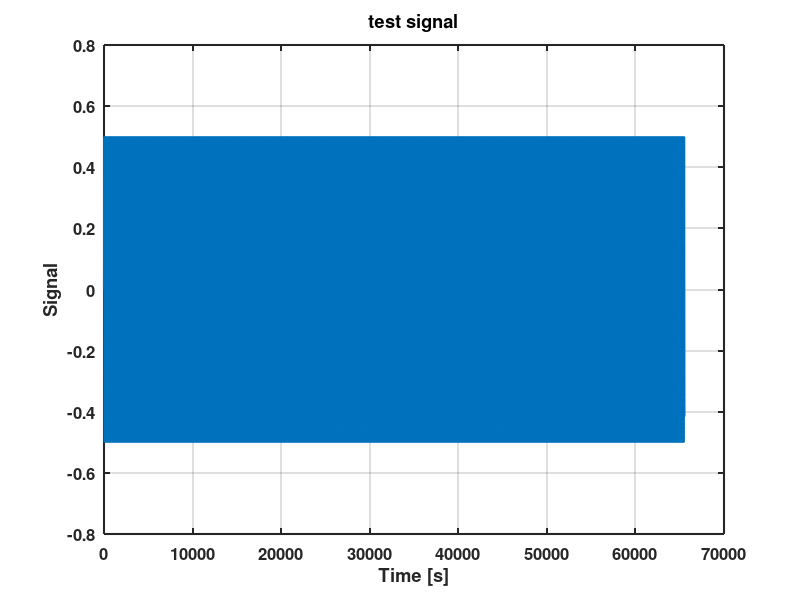

The MATLAB script that drew this image: (Note: this script raises an error after producing the figure.)
clear all;close all;clc
set(0,'DefaultLineLineWidth',1.5);
set(0,'DefaultAxesFontSize',12);
set(0,'DefaultAxesFontWeight','bold')
set(0,'DefaultAxesLineWidth',1.5)

addpath('D:\Code\vinyl-research\matlab_code\audio_functions')

%generate test signal
L = 2^16;
fs = 96000;
t = (0:L-1)/fs;
seg = [0.5*sin(1000*2*pi*t); 0.5*sin(1000*2*pi*t)];
seg = seg.';


lr=1;%%%%%%%%%%%%%%%%% left or right chosen first
seg = seg(:,lr);%%%%%%%%%%%%%%%%

%plot test signal
figure(1)
plot(seg); grid on;
title('test signal')
xlabel('Time [s]')
ylabel('Signal')
title('test signal')

%take and plot spectrum
figure(2)
[data_fft, freq_fft] = audio_spectrum(seg, fs, 1, 2^12);
audio_plotspectrum(freq_fft, data_fft, 'spectrum of test signal');

% fft normalization

normalization = max(abs(data_fft));
seg2 = seg/normalization;

disp(strcat('max fft before norm... ', num2str(max(abs(data_fft)))))
disp(strcat('dB... ', num2str(20*log10(max(abs(data_fft))))))

% rms normalization

% segRMS = rms(seg);
% normalization = segRMS*sqrt(2);
% disp(strcat('segRMS * root 2... ', num2str(segRMS*sqrt(2))))

figure(3)
plot(seg2); grid on; 
title('test signal after normalization')

figure(4)
[data_fft, freq_fft] = audio_spectrum(seg2, fs, 1, 2^12);
audio_plotspectrum(freq_fft, data_fft, 'spectrum after normalization');
disp(strcat('max fft after norm... ', num2str(max(abs(data_fft)))))
disp(strcat('dB... ', num2str(20*log10(max(abs(data_fft))))))

figure(10)
win = flattopwin(L);
% win = window(@flattopwin,L,'periodic');
plot(win); grid on;
title('flattop window')
% seg3 = seg2.*win*(length(win)/sum(win));
seg3 = seg.*win;
seg3 = seg3/0.2156;

figure(5)
[data_fft, freq_fft] = audio_spectrum(seg3, fs, 1, 2^12);
audio_plotspectrum(freq_fft, data_fft, 'spectrum after window');
disp(strcat('after window... ', num2str(max(abs(data_fft)))))
disp(strcat('dB... ', num2str(20*log10(max(abs(data_fft))))))


